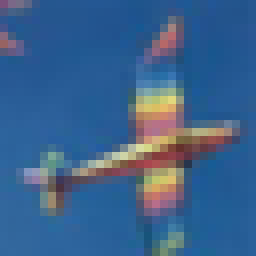
#> input picture Recognition/data/train/bat/image_220.png, 32 x 32 px (shown 8 times larger)
$ python -i prepare_coil20.py   (imports and definitions only)
#> lines starting #> are read from the running program, lines starting #| are printed output that depends on the picture
#> further down, picture is the input picture: PIL image 32x32 RGB; mean R, G, B 60.5, 98.1, 140.6
import os
import re
import zipfile
import urllib.request
from urllib.error import URLError, HTTPError
from pathlib import Path
from PIL import Image, ImageEnhance
import numpy as np
import random
from typing import Optional, Tuple

"""
COIL-20 数据集准备脚本

功能：
- 下载（或使用已有）COIL-20 压缩包
- 解压至 data/raw/coil-20
- 按对象编号（obj1~obj20）整理为 ImageFolder 结构
- 划分 train/test（默认 80/20）
- 转换为 RGB，确保与训练时的归一化维度一致

使用方法：
python utils/prepare_coil20.py

脚本会在项目根目录下的 data 目录中生成：
- data/train/obj1, obj2, ..., obj20
- data/test/obj1, obj2, ..., obj20
"""

COIL20_URLS = [
    # 常见镜像与路径（优先 https）
    "https://www.cs.columbia.edu/CAVE/databases/coil-20/coil-20-proc.zip",
    "https://www.cs.columbia.edu/CAVE/databases/coil-20/coil-20.zip",
    "http://www.cs.columbia.edu/CAVE/databases/coil-20/coil-20-proc.zip",
    "http://www.cs.columbia.edu/CAVE/databases/coil-20/coil-20.zip",
]

# [91 lines left out: functions download_coil20_zip, unzip, organize_to_imagefolder, not called in this run]

def _augment_image(img: Image.Image) -> Image.Image:
    """对单张图像应用一次随机增强，返回增强后的图像。
    增强包含：随机旋转、水平翻转、亮度/对比度/色彩抖动、轻微高斯噪声。
    """
    # 确保是RGB
    if img.mode != 'RGB':
        img = img.convert('RGB')

    augmented = img.copy()

    # 随机旋转 (-25°, 25°)
    angle = random.uniform(-25, 25)
    augmented = augmented.rotate(angle, resample=Image.BILINEAR, expand=True)
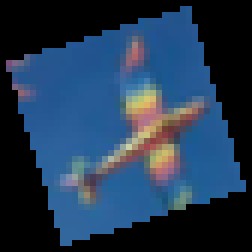
#> augmented: PIL image 42x42 RGB (shown 6 times larger); mean R, G, B 34.8, 56.6, 81.3

    # 随机水平翻转
    if random.random() < 0.5:
        augmented = augmented.transpose(Image.FLIP_LEFT_RIGHT)

    # 颜色抖动：亮度、对比度、色彩
    brightness_factor = random.uniform(0.85, 1.15)
    contrast_factor = random.uniform(0.85, 1.15)
    color_factor = random.uniform(0.85, 1.15)
    augmented = ImageEnhance.Brightness(augmented).enhance(brightness_factor)
    augmented = ImageEnhance.Contrast(augmented).enhance(contrast_factor)
    augmented = ImageEnhance.Color(augmented).enhance(color_factor)

    # 轻微高斯噪声（标准差约5/255）
    arr = np.array(augmented).astype(np.float32)
    noise = np.random.normal(0, 5.0, arr.shape)
    arr = np.clip(arr + noise, 0, 255).astype(np.uint8)
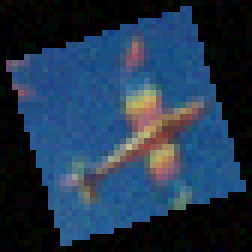
#> arr: shape (42, 42, 3) (shown 6 times larger); mean R, G, B 33.9, 53.8, 76.2
    augmented = Image.fromarray(arr)

    return augmented

# [73 lines left out: functions augment_train_images, prepare_coil20_dataset, not called in this run]

# [2 lines not run here, left out]

>>> from PIL import Image
>>> picture = Image.open('../data/train/bat/image_220.png')
>>> result = _augment_image(picture)

$ run again, on Recognition/data/train/bird/image_144.png
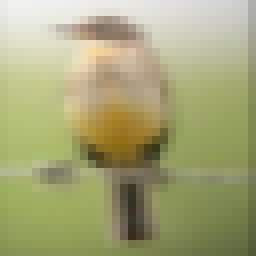
#> input picture Recognition/data/train/bird/image_144.png, 32 x 32 px (shown 8 times larger)
#> picture is the input picture: PIL image 32x32 RGB; mean R, G, B 165.4, 165.6, 120.1
#> in _augment_image, `augmented = augmented.rotate(angle, resample=Image.BILINEAR, expand=Tr..`:
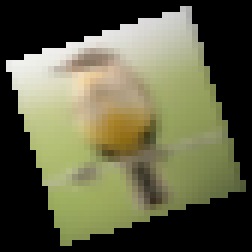
#> augmented: PIL image 42x42 RGB (shown 6 times larger); mean R, G, B 95.7, 95.9, 69.4
#> in _augment_image, `arr = np.clip(arr + noise, 0, 255).astype(np.uint8)`:
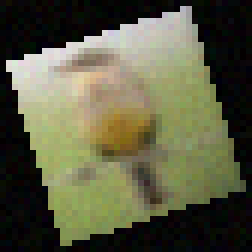
#> arr: shape (42, 42, 3) (shown 6 times larger); mean R, G, B 92, 92, 67.5

$ run again, on Recognition/data/train/bird/image_18.png
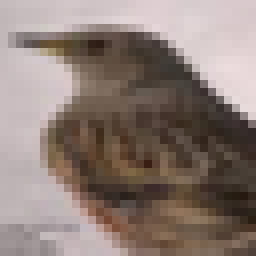
#> input picture Recognition/data/train/bird/image_18.png, 32 x 32 px (shown 8 times larger)
#> picture is the input picture: PIL image 32x32 RGB; mean R, G, B 140.1, 124.4, 117.8
#> in _augment_image, `augmented = augmented.rotate(angle, resample=Image.BILINEAR, expand=Tr..`:
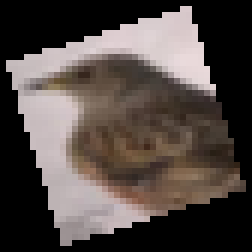
#> augmented: PIL image 42x42 RGB (shown 6 times larger); mean R, G, B 81, 72, 68.1
#> in _augment_image, `arr = np.clip(arr + noise, 0, 255).astype(np.uint8)`:
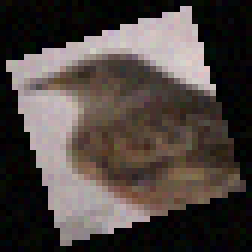
#> arr: shape (42, 42, 3) (shown 6 times larger); mean R, G, B 77.7, 68.8, 65.2

$ run again, on Recognition/data/train/boat/image_100.png
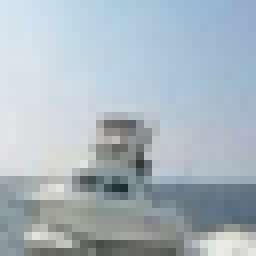
#> input picture Recognition/data/train/boat/image_100.png, 32 x 32 px (shown 8 times larger)
#> picture is the input picture: PIL image 32x32 RGB; mean R, G, B 169.9, 183.2, 191.8
#> in _augment_image, `augmented = augmented.rotate(angle, resample=Image.BILINEAR, expand=Tr..`:
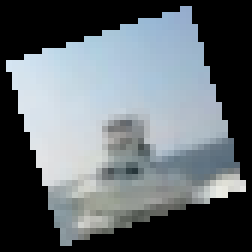
#> augmented: PIL image 42x42 RGB (shown 6 times larger); mean R, G, B 98.4, 106.1, 111.1
#> in _augment_image, `arr = np.clip(arr + noise, 0, 255).astype(np.uint8)`:
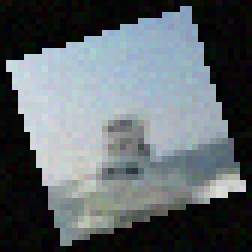
#> arr: shape (42, 42, 3) (shown 6 times larger); mean R, G, B 94.8, 102.2, 106.6
